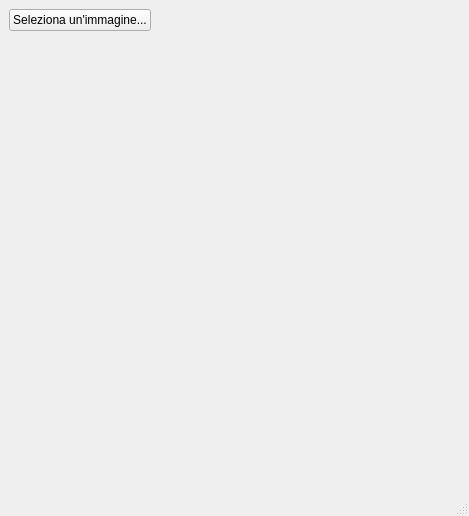
<?xml version="1.0" encoding="UTF-8"?>
<ui version="4.0">
 <class>MainWindow</class>
 <widget class="QMainWindow" name="MainWindow">
  <property name="geometry">
   <rect>
    <x>0</x>
    <y>0</y>
    <width>469</width>
    <height>516</height>
   </rect>
  </property>
  <property name="windowTitle">
   <string>Classificazione</string>
  </property>
  <widget class="QWidget" name="centralwidget">
   <layout class="QFormLayout" name="formLayout">
    <item row="2" column="0">
     <widget class="QLabel" name="labelResults">
      <property name="text">
       <string/>
      </property>
     </widget>
    </item>
    <item row="0" column="0">
     <widget class="QPushButton" name="buttonSelect">
      <property name="text">
       <string>Seleziona un'immagine...</string>
      </property>
     </widget>
    </item>
    <item row="1" column="0">
     <widget class="QLabel" name="labelLoading">
      <property name="minimumSize">
       <size>
        <width>150</width>
        <height>0</height>
       </size>
      </property>
      <property name="text">
       <string/>
      </property>
     </widget>
    </item>
   </layout>
  </widget>
  <widget class="QMenuBar" name="menubar">
   <property name="geometry">
    <rect>
     <x>0</x>
     <y>0</y>
     <width>469</width>
     <height>22</height>
    </rect>
   </property>
  </widget>
  <widget class="QStatusBar" name="statusbar"/>
 </widget>
 <resources/>
 <connections/>
</ui>
